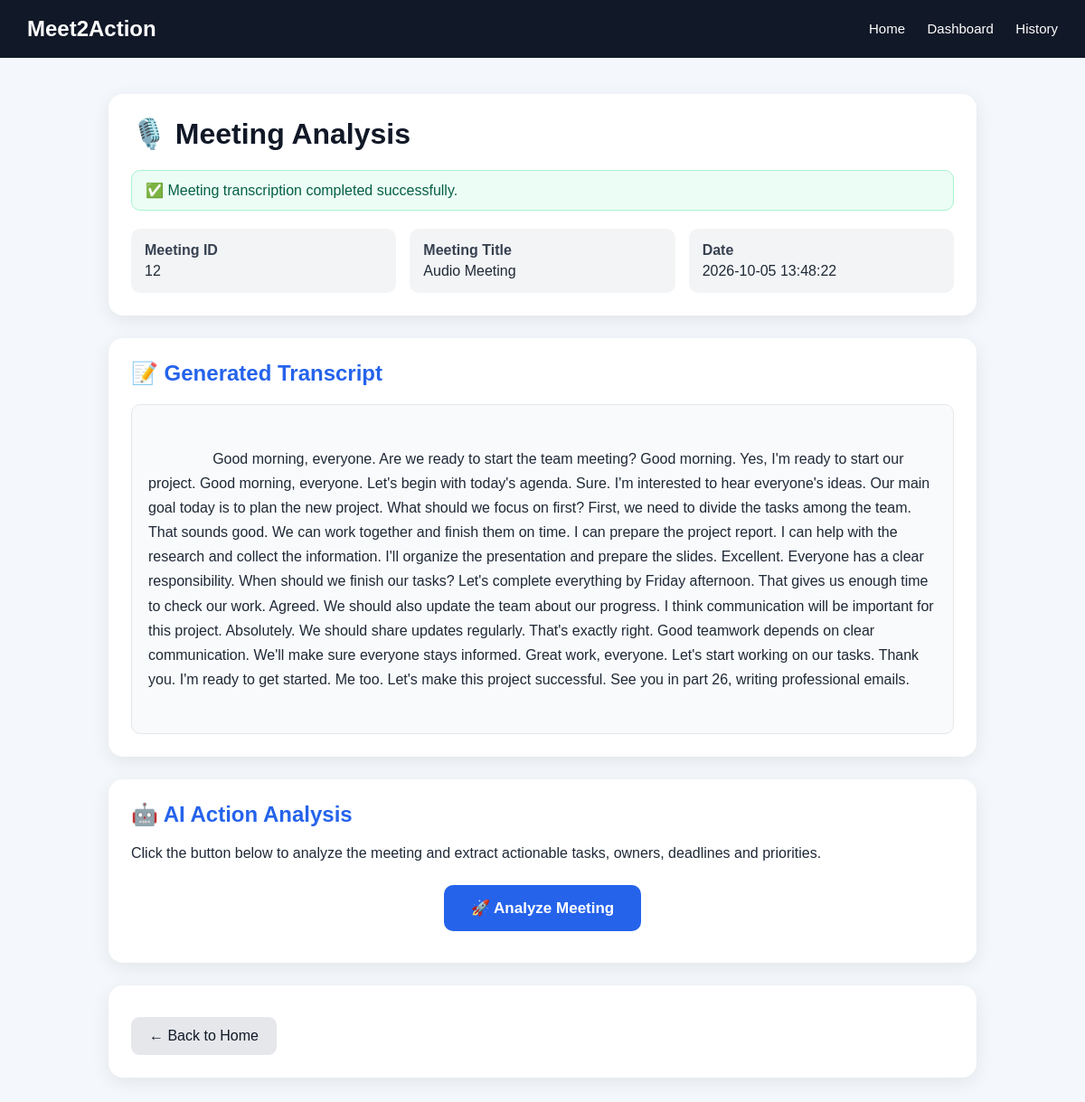
Page /meeting/12 on the committed database.
### tables this page shows
CREATE TABLE meetings (
            id INTEGER PRIMARY KEY AUTOINCREMENT,
            title TEXT NOT NULL,
            participants TEXT NOT NULL,
            transcript TEXT NOT NULL,
            summary TEXT
        , created_at TEXT);

### app.py (the view)
@app.route(
    "/meeting/<int:meeting_id>"
)
def meeting_detail(
    meeting_id
):
    conn = get_db()
    meeting_row = conn.execute(
        """
        SELECT *
        FROM meetings
        WHERE id = ?
        """,
        (meeting_id,)
    ).fetchone()
    if not meeting_row:
        conn.close()
        return (
            "Meeting not found.",
            404
        )
    tasks = conn.execute(
        """
        SELECT *
        FROM tasks
        WHERE meeting_id = ?
        ORDER BY id DESC
        """,
        (meeting_id,)
    ).fetchall()
    conn.close()
    return render_template(
        "transcription.html",
        meeting=meeting_row,
        tasks=tasks
    )

### app.py (called while the page is built)
def get_db():
    conn = sqlite3.connect(DB_NAME)
    conn.row_factory = sqlite3.Row
    return conn

### templates/transcription.html (shortened to what this page needs)
<!DOCTYPE html>
<html lang="en">
<head>
</head>
<body>
    <div class="navbar">
        <div class="logo">Meet2Action</div>
        <div class="nav-links">
            <a href="/">Home</a>
            <a href="/dashboard">Dashboard</a>
            <a href="/history">History</a>
        </div>
    </div>
    <div class="container">
        <div class="card">
            <h1>🎙️ Meeting Analysis</h1>
            <div class="success">
                ✅ Meeting transcription completed successfully.
            </div>
            <div class="info">
                <div class="info-box">
                    <strong>Meeting ID</strong>
                    {{ meeting["id"] }}
                </div>
                <div class="info-box">
                    <strong>Meeting Title</strong>
                    {{ meeting["title"] }}
                </div>
                <div class="info-box">
                    <strong>Date</strong>
                    {{ meeting["created_at"] }}
                </div>
            </div>
        </div>
        <div class="card">
            <h2>📝 Generated Transcript</h2>
            <div class="transcript">
                {{ meeting["transcript"] }}
            </div>
        </div>
        <div class="card">
            <h2>🤖 AI Action Analysis</h2>
            <p>
                Click the button below to analyze the meeting and extract
                actionable tasks, owners, deadlines and priorities.
            </p>
            <form action="/analyze" method="POST">
                <div class="analyze-box">
                    <button
                        type="submit"
                        class="analyze-btn"
                    >
                        🚀 Analyze Meeting
                    </button>
                </div>
            </form>
        </div>
        <div class="card">
            <a href="/" class="back-btn">
                ← Back to Home
            </a>
        </div>
    </div>
</body>
</html>

### templates/transcription.html (style rules this page uses)
* { box-sizing: border-box; }
body { margin: 0; font-family: Arial, sans-serif; background: #f4f7fb; color: #1f2937; }
.navbar { background: #111827; color: white; padding: 18px 30px; display: flex; justify-content: space-between; align-items: center; }
.logo { font-size: 24px; font-weight: bold; }
.nav-links a { color: white; text-decoration: none; margin-left: 20px; font-size: 15px; }
.container { max-width: 1000px; margin: 40px auto; padding: 0 20px; }
.card { background: white; border-radius: 16px; padding: 25px; margin-bottom: 25px; box-shadow: 0 5px 20px rgba(0,0,0,0.08); }
h1 { margin-top: 0; color: #111827; }
h2 { color: #2563eb; margin-top: 0; }
.transcript { background: #f9fafb; border: 1px solid #e5e7eb; border-radius: 10px; padding: 18px; line-height: 1.7; white-space: pre-wrap; min-height: 150px; }
.info { display: grid; grid-template-columns: repeat(auto-fit, minmax(200px, 1fr)); gap: 15px; margin-top: 15px; }
.info-box { background: #f3f4f6; padding: 15px; border-radius: 10px; }
.info-box strong { display: block; margin-bottom: 5px; color: #374151; }
.analyze-box { text-align: center; padding: 10px; }
.analyze-btn { border: none; background: #2563eb; color: white; padding: 15px 30px; border-radius: 10px; font-size: 17px; font-weight: bold; cursor: pointer; }
.back-btn { display: inline-block; margin-top: 10px; padding: 12px 20px; background: #e5e7eb; color: #111827; text-decoration: none; border-radius: 9px; }
.success { background: #ecfdf5; border: 1px solid #a7f3d0; color: #065f46; padding: 12px 15px; border-radius: 10px; margin-bottom: 20px; }

### rows in the picture
meetings: id "12", title "Audio Meeting", created_at "2026-10-05 13:48:22", transcript "Good morning, everyone. Are we ready to start the team meeting? Good morning. Yes, I'm ready to start our project. Good morning, everyone. Let's begin with today's agenda. Sure. I'm interested to hear everyone's ideas. Our main goal today is to plan the new project. What should we focus on first? First, we need to divide the tasks among the team. That sounds good. We can work together and finish them on time. I can prepare the project report. I can help with the research and collect the information. I'll organize the presentation and prepare the slides. Excellent. Everyone has a clear responsibility. When should we finish our tasks? Let's complete everything by Friday afternoon. That gives…"
